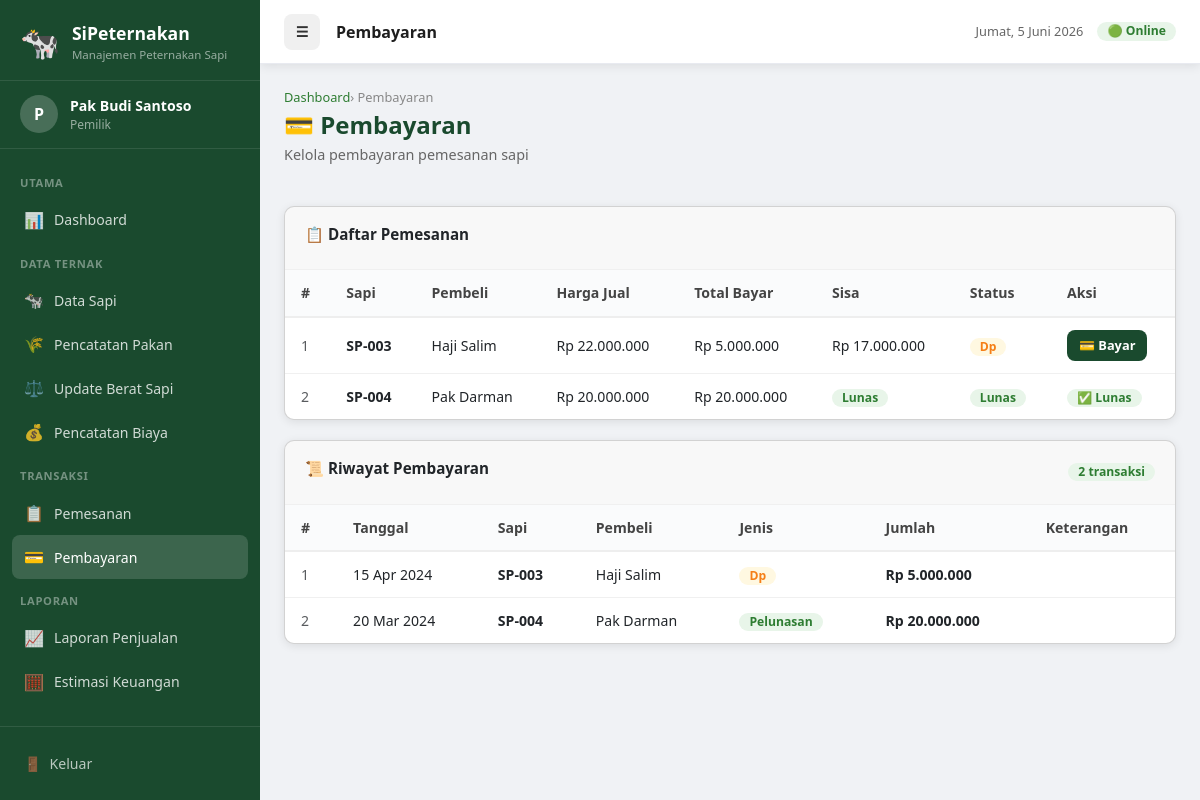
Page /index.php?page=pembayaran (signed in) on the committed database.
### tables this page shows
CREATE TABLE IF NOT EXISTS `pemesanan` (
  `id` INT AUTO_INCREMENT PRIMARY KEY,
  `id_sapi` INT NOT NULL,
  `id_user` INT DEFAULT NULL,
  `nama_pembeli` VARCHAR(100) NOT NULL,
  `no_hp` VARCHAR(20) NOT NULL,
  `alamat` TEXT DEFAULT NULL,
  `tanggal_pesan` DATE NOT NULL,
  `harga_jual` BIGINT NOT NULL,
  `dp` BIGINT DEFAULT 0,
  `status` ENUM('pending','dp','lunas') DEFAULT 'pending',
  `keterangan` TEXT,
  `created_at` TIMESTAMP DEFAULT CURRENT_TIMESTAMP,
  FOREIGN KEY (`id_sapi`) REFERENCES `sapi`(`id`) ON DELETE CASCADE,
  FOREIGN KEY (`id_user`) REFERENCES `akun`(`id`) ON DELETE SET NULL
);

CREATE TABLE IF NOT EXISTS `sapi` (
  `id` INT AUTO_INCREMENT PRIMARY KEY,
  `kode_sapi` VARCHAR(20) NOT NULL UNIQUE,
  `berat_awal` FLOAT NOT NULL,
  `tanggal_pembelian` DATE NOT NULL,
  `harga_beli` BIGINT NOT NULL,
  `harga_jual_target` BIGINT DEFAULT 0,
  `status` ENUM('digemukkan','siap_jual','dipesan','terjual') DEFAULT 'digemukkan',
  `keterangan` TEXT DEFAULT NULL,
  `created_at` TIMESTAMP DEFAULT CURRENT_TIMESTAMP,
  `updated_at` TIMESTAMP DEFAULT CURRENT_TIMESTAMP ON UPDATE CURRENT_TIMESTAMP
);

CREATE TABLE IF NOT EXISTS `pembayaran` (
  `id` INT AUTO_INCREMENT PRIMARY KEY,
  `id_pemesanan` INT NOT NULL,
  `tanggal_bayar` DATE NOT NULL,
  `jumlah_bayar` BIGINT NOT NULL,
  `jenis_pembayaran` ENUM('dp','pelunasan','cicilan') NOT NULL,
  `keterangan` TEXT,
  `created_at` TIMESTAMP DEFAULT CURRENT_TIMESTAMP,
  FOREIGN KEY (`id_pemesanan`) REFERENCES `pemesanan`(`id`) ON DELETE CASCADE
);

### koneksi/koneksi.php (called while the page is built, shortened)
<?php
function formatRupiah($angka) {
    return 'Rp ' . number_format((float)$angka, 0, ',', '.');
}

### page/pembayaran/index.php (the view, shortened to what this page needs)
<?php
$id_pesan_filter = intval($_GET['id_pesan'] ?? 0);
$where_pesan = $id_pesan_filter ? "WHERE pm.id=$id_pesan_filter" : "WHERE 1=1";
$pemesanan_list = $koneksi->query("
    SELECT pm.*, s.kode_sapi,
           (SELECT COALESCE(SUM(jumlah_bayar),0) FROM pembayaran WHERE id_pemesanan=pm.id) as total_bayar
    FROM pemesanan pm JOIN sapi s ON pm.id_sapi=s.id
    $where_pesan
    ORDER BY pm.created_at DESC
");
$riwayat_bayar = $koneksi->query("
    SELECT py.*, pm.nama_pembeli, pm.harga_jual, s.kode_sapi
    FROM pembayaran py
    JOIN pemesanan pm ON py.id_pemesanan=pm.id
    JOIN sapi s ON pm.id_sapi=s.id
    " . ($id_pesan_filter ? "WHERE py.id_pemesanan=$id_pesan_filter" : "") . "
    ORDER BY py.tanggal_bayar DESC
");
$status_badges = ['pending'=>'badge-gray','dp'=>'badge-amber','lunas'=>'badge-green'];
?>
<div class="page-header">
    <div class="page-header-left">
        <div class="breadcrumb"><a href="index.php">Dashboard</a> › Pembayaran</div>
        <h1>💳 Pembayaran</h1>
        <p>Kelola pembayaran pemesanan sapi</p>
    </div>
</div>
<div class="card" style="margin-bottom:20px">
    <div class="card-header">
        <div class="card-title">📋 Daftar Pemesanan</div>
    </div>
    <div class="table-responsive">
        <table class="data-table">
            <thead>
                <tr><th>#</th><th>Sapi</th><th>Pembeli</th><th>Harga Jual</th><th>Total Bayar</th><th>Sisa</th><th>Status</th><th>Aksi</th></tr>
            </thead>
            <tbody>
            <?php if ($pemesanan_list && $pemesanan_list->num_rows > 0):
                $no=1; while ($r=$pemesanan_list->fetch_assoc()):
                $sisa = $r['harga_jual'] - $r['total_bayar'];
            ?>
                <tr>
                    <td class="text-muted"><?= $no++ ?></td>
                    <td><strong><?= htmlspecialchars($r['kode_sapi']) ?></strong></td>
                    <td><?= htmlspecialchars($r['nama_pembeli']) ?></td>
                    <td><?= formatRupiah($r['harga_jual']) ?></td>
                    <td><?= formatRupiah($r['total_bayar']) ?></td>
                    <td><?= $sisa > 0 ? formatRupiah($sisa) : '<span class="badge badge-green">Lunas</span>' ?></td>
                    <td><span class="badge <?= $status_badges[$r['status']]??'badge-gray' ?>"><?= ucfirst($r['status']) ?></span></td>
                    <td>
                        <?php if ($r['status'] !== 'lunas'): ?>
                        <button class="btn btn-primary btn-sm"
                            onclick="openBayarModal(<?= $r['id'] ?>, '<?= htmlspecialchars($r['kode_sapi']) ?>', '<?= htmlspecialchars($r['nama_pembeli']) ?>', <?= $r['harga_jual'] ?>, <?= $r['total_bayar'] ?>)">
                            💳 Bayar
                        </button>
                        <?php else: ?>
                        <span class="badge badge-green">✅ Lunas</span>
                        <?php endif; ?>
                    </td>
                </tr>
            <?php endwhile; else: ?>
                <tr><td colspan="8"><div class="empty-state"><div class="icon">💳</div><h3>Belum ada pemesanan</h3></div></td></tr>
            <?php endif; ?>
            </tbody>
        </table>
    </div>
</div>
<div class="card">
    <div class="card-header">
        <div class="card-title">📜 Riwayat Pembayaran</div>
        <span class="badge badge-green"><?= $riwayat_bayar ? $riwayat_bayar->num_rows : 0 ?> transaksi</span>
    </div>
    <div class="table-responsive">
        <table class="data-table">
            <thead>
                <tr><th>#</th><th>Tanggal</th><th>Sapi</th><th>Pembeli</th><th>Jenis</th><th>Jumlah</th><th>Keterangan</th></tr>
            </thead>
            <tbody>
            <?php if ($riwayat_bayar && $riwayat_bayar->num_rows > 0):
                $no=1; $jenis_badge=['dp'=>'badge-amber','pelunasan'=>'badge-green','cicilan'=>'badge-blue'];
                while ($r=$riwayat_bayar->fetch_assoc()): ?>
                <tr>
                    <td class="text-muted"><?= $no++ ?></td>
                    <td><?= date('d M Y', strtotime($r['tanggal_bayar'])) ?></td>
                    <td><strong><?= htmlspecialchars($r['kode_sapi']) ?></strong></td>
                    <td><?= htmlspecialchars($r['nama_pembeli']) ?></td>
                    <td><span class="badge <?= $jenis_badge[$r['jenis_pembayaran']]??'badge-gray' ?>"><?= ucfirst($r['jenis_pembayaran']) ?></span></td>
                    <td class="fw-bold"><?= formatRupiah($r['jumlah_bayar']) ?></td>
                    <td><?= htmlspecialchars($r['keterangan'] ?? '') ?></td>
                </tr>
            <?php endwhile; else: ?>
                <tr><td colspan="7"><div class="empty-state"><div class="icon">📜</div><h3>Belum ada riwayat pembayaran</h3></div></td></tr>
            <?php endif; ?>
            </tbody>
        </table>
    </div>
</div>

### assets/css/style.css (style rules this page uses)
:root { --clr-primary: #1a4a2e; --clr-primary-lt: #2e7d32; --clr-accent: #4caf50; --clr-amber: #f57f17; --clr-amber-lt: #fff8e1; --clr-blue: #1565c0; --clr-blue-lt: #e3f2fd; --clr-gray: #616161; --clr-gray-lt: #f5f5f5; --clr-red: #c62828; --clr-red-lt: #ffebee; --sidebar-w: 260px; --topbar-h: 64px; --radius: 10px; --shadow: 0 2px 10px rgba(0,0,0,.09); }
*, *::before, *::after { box-sizing: border-box; margin: 0; padding: 0; }
body { font-family: 'Segoe UI', system-ui, sans-serif; background: #f0f2f5; color: #1e1e1e; font-size: 0.9rem; }
a { color: inherit; text-decoration: none; }
.page-header { display: flex; align-items: flex-start; justify-content: space-between; margin-bottom: 24px; gap: 16px; flex-wrap: wrap; }
.page-header h1 { font-size: 1.5rem; font-weight: 800; color: var(--clr-primary); margin-bottom: 4px; }
.page-header p { color: #666; font-size: .9rem; }
.breadcrumb { font-size: .8rem; color: #888; margin-bottom: 4px; }
.breadcrumb a { color: var(--clr-primary-lt); }
.card { background: #fff; border-radius: var(--radius); box-shadow: var(--shadow); overflow: hidden; }
.card-header { display: flex; align-items: center; justify-content: space-between; padding: 16px 20px; border-bottom: 1px solid #f0f0f0; }
.card-title { font-weight: 700; font-size: .95rem; }
.table-responsive { overflow-x: auto; }
.data-table { width: 100%; border-collapse: collapse; font-size: .88rem; }
.data-table thead th { background: #fafbfc; padding: 12px 16px; text-align: left; font-weight: 700; color: #444; border-bottom: 2px solid #eee; white-space: nowrap; }
.data-table tbody td { padding: 12px 16px; border-bottom: 1px solid #f0f0f0; }
.data-table tbody tr:last-child td { border-bottom: none; }
.text-muted { color: #888; }
.fw-bold { font-weight: 700; }
.badge { display: inline-block; padding: 3px 10px; border-radius: 20px; font-size: .76rem; font-weight: 600; }
.badge-green { background: #e8f5e9; color: #2e7d32; }
.badge-amber { background: #fff8e1; color: #f57f17; }
.btn { display: inline-flex; align-items: center; gap: 6px; padding: 9px 18px; border-radius: 8px; font-size: .88rem; font-weight: 600; cursor: pointer; border: none; transition: opacity .15s, transform .1s; white-space: nowrap; }
.btn-primary { background: var(--clr-primary); color: #fff; }
.btn-sm { padding: 6px 12px; font-size: .8rem; }

### rows in the picture
pemesanan: id_sapi.kode_sapi "SP-003", nama_pembeli "Haji Salim", harga_jual "Rp 22.000.000", total_bayar "Rp 5.000.000", sisa "Rp 17.000.000", status "Dp"
pemesanan: id_sapi.kode_sapi "SP-004", nama_pembeli "Pak Darman", harga_jual "Rp 20.000.000", total_bayar "Rp 20.000.000", shows "Lunas", status "Lunas", shows "✅ Lunas"
pembayaran: tanggal_bayar "15 Apr 2024", sapi.kode_sapi "SP-003", id_pemesanan.nama_pembeli "Haji Salim", jenis_pembayaran "Dp", jumlah_bayar "Rp 5.000.000"
pembayaran: tanggal_bayar "20 Mar 2024", sapi.kode_sapi "SP-004", id_pemesanan.nama_pembeli "Pak Darman", jenis_pembayaran "Pelunasan", jumlah_bayar "Rp 20.000.000"

### other values in the picture
substr($_SESSION['nama'] ?? 'A', 0, 1) "P"
$_SESSION['nama'] "Pak Budi Santoso"
$role "Pemilik"
$pageTitle "Pembayaran"
$riwayat_bayar->num_rows "2"
